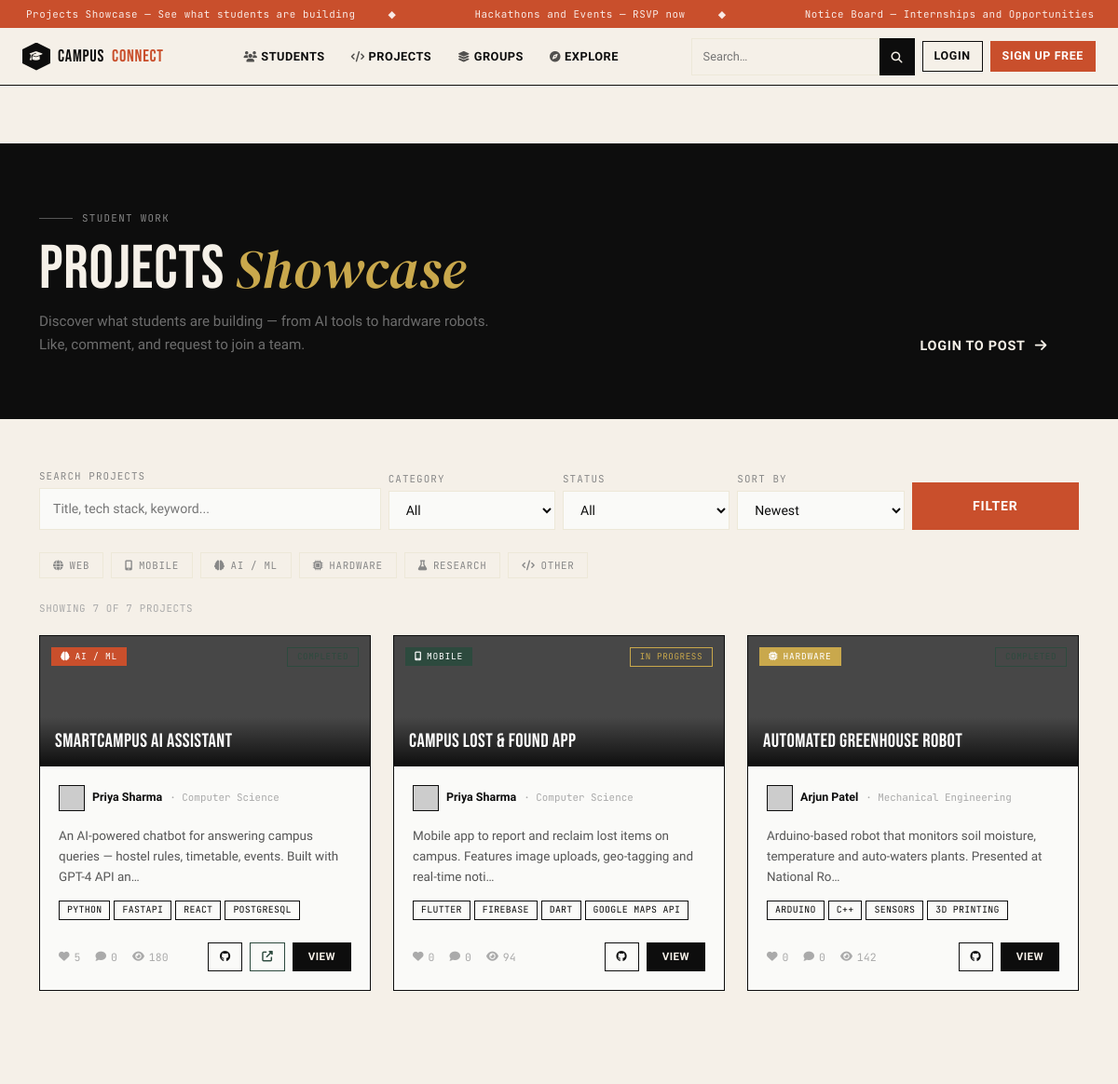
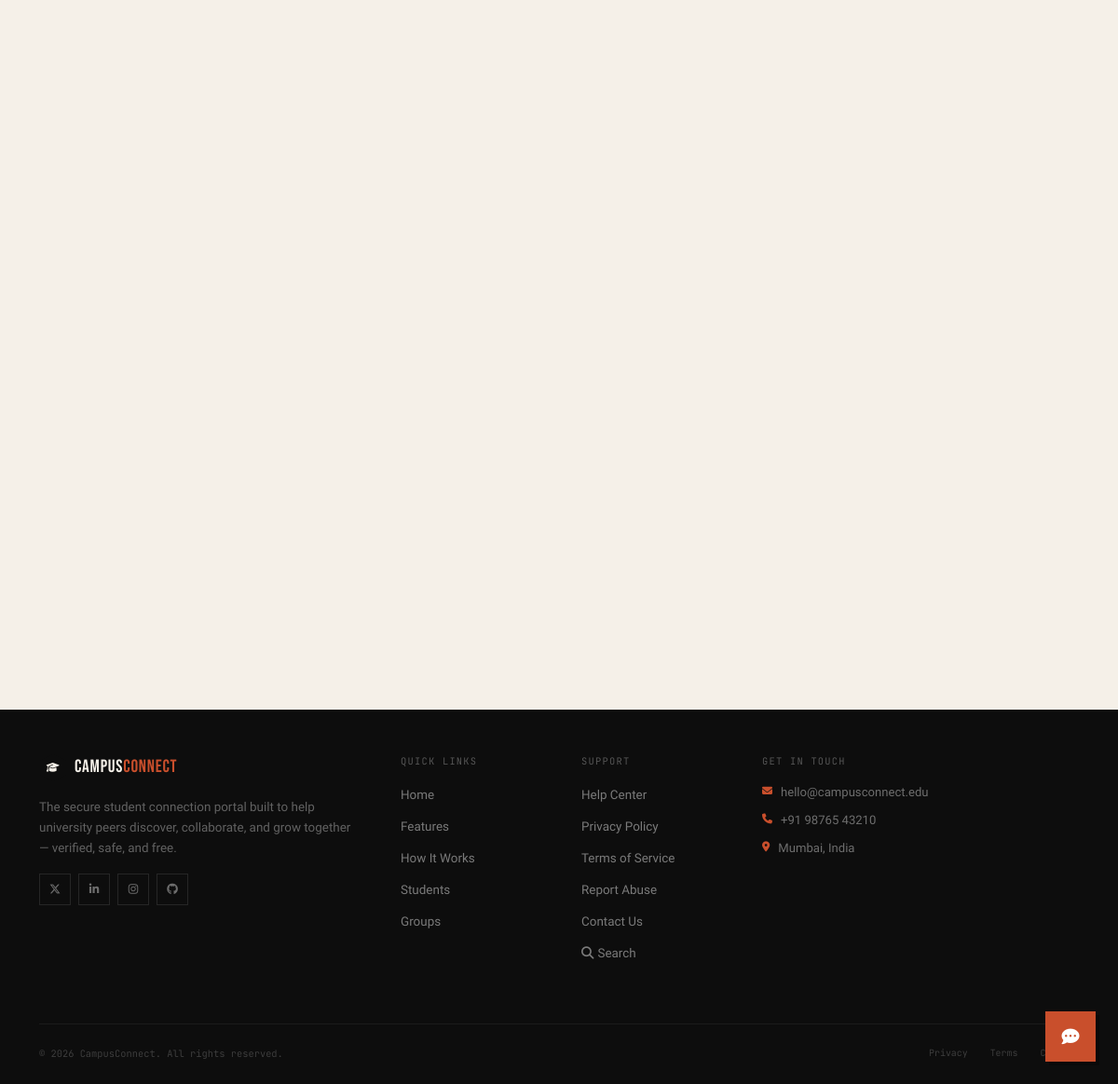
Screenshot of /pages/projects.php with the database file from the repository (2 pictures, top to bottom).
### tables this page shows
CREATE TABLE IF NOT EXISTS projects (
    id            INT AUTO_INCREMENT PRIMARY KEY,
    user_id       INT NOT NULL,
    title         VARCHAR(200)  NOT NULL,
    description   TEXT,
    tech_stack    VARCHAR(300),           
    github_url    VARCHAR(300),
    live_url      VARCHAR(300),
    demo_img      VARCHAR(255)  DEFAULT '',
    category      ENUM('web','mobile','ml','hardware','research','other') DEFAULT 'other',
    status        ENUM('in_progress','completed','looking_for_team') DEFAULT 'in_progress',
    team_size     TINYINT UNSIGNED DEFAULT 1,
    likes         INT UNSIGNED DEFAULT 0,
    views         INT UNSIGNED DEFAULT 0,
    created_at    TIMESTAMP DEFAULT CURRENT_TIMESTAMP,
    updated_at    TIMESTAMP DEFAULT CURRENT_TIMESTAMP ON UPDATE CURRENT_TIMESTAMP,
    FOREIGN KEY (user_id) REFERENCES users(id) ON DELETE CASCADE
);

CREATE TABLE IF NOT EXISTS users (
    id          INT AUTO_INCREMENT PRIMARY KEY,
    name        VARCHAR(100)        NOT NULL,
    email       VARCHAR(150)        NOT NULL UNIQUE,
    password    VARCHAR(255)        NOT NULL,
    department  VARCHAR(100),
    semester    TINYINT UNSIGNED,
    university  VARCHAR(150),
    skills      TEXT,                           
    bio         TEXT,
    avatar      VARCHAR(255)        DEFAULT 'default.jpg',
    is_verified TINYINT(1)          DEFAULT 0,
    is_online   TINYINT(1)          DEFAULT 0,
    created_at  TIMESTAMP           DEFAULT CURRENT_TIMESTAMP
);

### includes/config.php (called while the page is built, shortened)
<?php
function isLoggedIn(): bool {
    return isset($_SESSION['user_id']);
}
function e(string $s): string {
    return htmlspecialchars($s, ENT_QUOTES, 'UTF-8');
}

### pages/projects.php (the view, shortened to what this page needs)
<?php
require_once __DIR__ . '/../includes/config.php';
$db = getDB();
$cat    = $_GET['cat']    ?? 'all';
$status = $_GET['status'] ?? 'all';
$search = trim($_GET['q'] ?? '');
$sort   = $_GET['sort']   ?? 'newest';
$page   = max(1,(int)($_GET['page'] ?? 1));
$perPage = 9;
$offset  = ($page-1)*$perPage;
$where  = ['1=1'];
$params = [];
$whereSQL = implode(' AND ', $where);
$orderSQL = match($sort) {
    'popular' => 'p.likes DESC, p.views DESC',
    'views'   => 'p.views DESC',
    default   => 'p.created_at DESC'
};
$stCount = $db->prepare("SELECT COUNT(*) FROM projects p WHERE $whereSQL");
$stCount->execute($params);
$total = (int)$stCount->fetchColumn();
$stProj = $db->prepare(
    "SELECT p.*, u.name AS author_name, u.department AS author_dept,
            (SELECT COUNT(*) FROM project_likes pl WHERE pl.project_id=p.id) AS like_count,
            (SELECT COUNT(*) FROM project_comments pc WHERE pc.project_id=p.id) AS comment_count
     FROM projects p JOIN users u ON u.id=p.user_id
     WHERE $whereSQL ORDER BY $orderSQL LIMIT $perPage OFFSET $offset"
);
$stProj->execute($params);
$projects = $stProj->fetchAll();
$likedIds = [];
$catLabels   = ['all'=>'All','web'=>'Web','mobile'=>'Mobile','ml'=>'AI / ML','hardware'=>'Hardware','research'=>'Research','other'=>'Other'];
$statusLabels= ['all'=>'All','in_progress'=>'In Progress','completed'=>'Completed','looking_for_team'=>'Looking for Team'];
$catColors   = ['web'=>'var(--sky)','mobile'=>'var(--moss)','ml'=>'var(--rust)','hardware'=>'var(--gold)','research'=>'#7c3aed','other'=>'#888'];
$catIcons    = ['web'=>'fa-globe','mobile'=>'fa-mobile-screen','ml'=>'fa-brain','hardware'=>'fa-microchip','research'=>'fa-flask','other'=>'fa-code'];
include __DIR__ . '/../includes/header.php';
?>
<div style="margin-top:92px;background:var(--paper);min-height:100vh;">
  <div style="background:var(--ink);padding:64px 0 50px;">
    <div class="container">
      <div class="row align-items-end g-4">
        <div class="col-lg-7">
          <div class="cc-section-label white-lbl reveal">Student Work</div>
          <h1 class="cc-heading on-dark reveal d1">Projects <em>Showcase</em></h1>
          <p class="reveal d2" style="color:rgba(255,255,255,.4);max-width:500px;margin-top:12px;font-size:.95rem;line-height:1.65;">
            Discover what students are building — from AI tools to hardware robots. Like, comment, and request to join a team.
          </p>
        </div>
        <div class="col-lg-5 text-lg-end reveal d2">
          <?php if (isLoggedIn()): ?>
          <a href="add_project.php" class="cc-btn-lg-dark">
            <span>Post Your Project</span><i class="fas fa-plus"></i>
          </a>
          <?php else: ?>
          <a href="login.php" class="cc-btn-lg-dark">
            <span>Login to Post</span><i class="fas fa-arrow-right"></i>
          </a>
          <?php endif; ?>
        </div>
      </div>
    </div>
  </div>
  <div class="container py-5">
    <form method="GET" class="mb-4 reveal">
      <div class="row g-2 align-items-end">
        <div class="col-lg-4 col-md-5">
          <label class="cc-form-label">Search Projects</label>
          <input type="text" name="q" value="<?= e($search) ?>" class="cc-form-input" placeholder="Title, tech stack, keyword...">
        </div>
        <div class="col-lg-2 col-md-3">
          <label class="cc-form-label">Category</label>
          <select name="cat" class="cc-form-input">
            <?php foreach ($catLabels as $k=>$v): ?>
            <option value="<?= $k ?>" <?= $cat===$k?'selected':'' ?>><?= $v ?></option>
            <?php endforeach; ?>
          </select>
        </div>
        <div class="col-lg-2 col-md-2">
          <label class="cc-form-label">Status</label>
          <select name="status" class="cc-form-input">
            <?php foreach ($statusLabels as $k=>$v): ?>
            <option value="<?= $k ?>" <?= $status===$k?'selected':'' ?>><?= $v ?></option>
            <?php endforeach; ?>
          </select>
        </div>
        <div class="col-lg-2 col-md-2">
          <label class="cc-form-label">Sort By</label>
          <select name="sort" class="cc-form-input">
            <option value="newest"  <?= $sort==='newest'?'selected':'' ?>>Newest</option>
          </select>
        </div>
        <div class="col-lg-2 col-md-2 d-flex gap-2">
          <button type="submit" class="cc-form-submit flex-grow-1">Filter</button>
        </div>
      </div>
    </form>
    <div class="d-flex flex-wrap gap-2 mb-4 reveal">
      <?php foreach ($catLabels as $k => $v): if($k==='all')continue; ?>
      <a href="?cat=<?= $k ?>"
         style="padding:5px 14px;border:1.5px solid <?= $cat===$k ? $catColors[$k] : 'var(--cream)' ?>;
                background:<?= $cat===$k ? $catColors[$k] : 'transparent' ?>;
                color:<?= $cat===$k ? '#fff' : '#888' ?>;
                font-family:var(--font-mono);font-size:.68rem;text-transform:uppercase;letter-spacing:.06em;
                transition:all .2s;display:inline-flex;align-items:center;gap:6px;">
        <i class="fas <?= $catIcons[$k] ?>"></i><?= $v ?>
      </a>
      <?php endforeach; ?>
    </div>
    <div style="font-family:var(--font-mono);font-size:.68rem;color:#aaa;letter-spacing:.06em;text-transform:uppercase;margin-bottom:20px;">
      Showing <?= count($projects) ?> of <?= $total ?> projects
    </div>
    <?php if ($projects): ?>
    <div class="row g-4">
      <?php foreach ($projects as $i => $proj):
        $tech   = array_slice(explode(',',$proj['tech_stack']??''),0,4);
        $liked  = in_array($proj['id'],$likedIds);
        $clr    = $catColors[$proj['category']] ?? '#888';
        $icon   = $catIcons[$proj['category']]  ?? 'fa-code';
        $statusLabels2 = ['in_progress'=>'In Progress','completed'=>'Completed','looking_for_team'=>'Looking for Team'];
        $statusColors2 = ['in_progress'=>'var(--gold)','completed'=>'var(--moss)','looking_for_team'=>'var(--rust)'];
      ?>
      <div class="col-lg-4 col-md-6">
        <div class="reveal d<?= ($i%3)+1 ?>"
             style="border:1.5px solid var(--ink);background:var(--white);overflow:hidden;
                    transition:transform .3s var(--ease-bounce),box-shadow .3s;height:100%;display:flex;flex-direction:column;"
             onmouseover="this.style.transform='translateY(-6px)';this.style.boxShadow='5px 5px 0 var(--ink)'"
             onmouseout="this.style.transform='';this.style.boxShadow=''">
          <div style="height:140px;background:var(--ink);position:relative;overflow:hidden;flex-shrink:0;">
            <img src="https://picsum.photos/seed/proj<?= $proj['id'] ?>/600/280"
                 style="width:100%;height:100%;object-fit:cover;filter:brightness(.35) saturate(.4);" alt="">
            <div style="position:absolute;top:12px;left:12px;padding:3px 10px;background:<?= $clr ?>;
                        font-family:var(--font-mono);font-size:.6rem;color:#fff;text-transform:uppercase;letter-spacing:.08em;display:flex;align-items:center;gap:5px;">
              <i class="fas <?= $icon ?>"></i><?= e($catLabels[$proj['category']] ?? '') ?>
            </div>
            <div style="position:absolute;top:12px;right:12px;padding:3px 10px;
                        border:1px solid <?= $statusColors2[$proj['status']] ?? '#aaa' ?>;
                        color:<?= $statusColors2[$proj['status']] ?? '#aaa' ?>;
                        font-family:var(--font-mono);font-size:.58rem;text-transform:uppercase;letter-spacing:.06em;">
              <?= e($statusLabels2[$proj['status']] ?? '') ?>
            </div>
            <div style="position:absolute;bottom:0;left:0;right:0;padding:16px;
                        background:linear-gradient(transparent,rgba(0,0,0,.8));">
              <div style="font-family:var(--font-display);font-size:1.3rem;color:#fff;line-height:1;letter-spacing:.02em;">
                <?= e($proj['title']) ?>
              </div>
            </div>
          </div>
          <div style="padding:20px;flex:1;display:flex;flex-direction:column;">
            <div class="d-flex align-items-center gap-2 mb-3">
              <img src="https://picsum.photos/seed/<?= e($proj['author_name']) ?>/60/60"
                   style="width:28px;height:28px;border:1.5px solid var(--ink);object-fit:cover;" alt="">
              <a href="view_student.php?id=<?= $proj['user_id'] ?>"
                 style="font-size:.78rem;font-weight:600;color:var(--ink);"><?= e($proj['author_name']) ?></a>
              <span style="font-size:.68rem;color:#aaa;font-family:var(--font-mono);">· <?= e($proj['author_dept']) ?></span>
            </div>
            <p style="font-size:.84rem;line-height:1.65;color:#555;flex:1;margin-bottom:14px;">
              <?= e(mb_strimwidth($proj['description']??'',0,110,'…')) ?>
            </p>
            <div class="d-flex flex-wrap gap-1 mb-4">
              <?php foreach ($tech as $t): ?>
              <span style="padding:2px 8px;font-size:.62rem;font-family:var(--font-mono);
                           border:1px solid var(--ink);text-transform:uppercase;letter-spacing:.03em;">
                <?= e(trim($t)) ?>
              </span>
              <?php endforeach; ?>
            </div>
            <div class="d-flex align-items-center justify-content-between">
              <div class="d-flex gap-3 align-items-center">
                <?php if (isLoggedIn()): ?>
                <form method="POST" action="like_project.php" style="margin:0;">
                  <input type="hidden" name="project_id" value="<?= $proj['id'] ?>">
                  <input type="hidden" name="csrf" value="<?= e($_SESSION['csrf']) ?>">
                  <input type="hidden" name="redirect" value="<?= urlencode($_SERVER['REQUEST_URI']) ?>">
                  <button type="submit"
                          style="background:none;border:none;cursor:pointer;display:flex;align-items:center;gap:5px;
                                 font-family:var(--font-mono);font-size:.72rem;
                                 color:<?= $liked ? 'var(--rust)' : '#aaa' ?>;padding:0;transition:color .2s;"
                          title="<?= $liked ? 'Unlike' : 'Like' ?>">
                    <i class="fas fa-heart" style="font-size:14px;"></i><?= (int)$proj['like_count'] ?>
                  </button>
                </form>
                <?php else: ?>
                <span style="display:flex;align-items:center;gap:5px;font-family:var(--font-mono);font-size:.72rem;color:#aaa;">
                  <i class="fas fa-heart"></i><?= (int)$proj['like_count'] ?>
                </span>
                <?php endif; ?>
                <span style="display:flex;align-items:center;gap:5px;font-family:var(--font-mono);font-size:.72rem;color:#aaa;">
                  <i class="fas fa-comment"></i><?= (int)$proj['comment_count'] ?>
                </span>
                <span style="display:flex;align-items:center;gap:5px;font-family:var(--font-mono);font-size:.72rem;color:#aaa;">
                  <i class="fas fa-eye"></i><?= (int)$proj['views'] ?>
                </span>
              </div>
              <div class="d-flex gap-2">
                <?php if ($proj['github_url']): ?>
                <a href="<?= e($proj['github_url']) ?>" target="_blank" rel="noopener"
                   style="padding:6px 12px;border:1.5px solid var(--ink);font-size:.72rem;color:var(--ink);
                          display:flex;align-items:center;gap:5px;transition:all .2s;"
                   onmouseover="this.style.background='var(--ink)';this.style.color='var(--paper)'"
                   onmouseout="this.style.background='';this.style.color='var(--ink)'">
                  <i class="fab fa-github"></i>
                </a>
                <?php endif; ?>
                <?php if ($proj['live_url']): ?>
                <a href="<?= e($proj['live_url']) ?>" target="_blank" rel="noopener"
                   style="padding:6px 12px;border:1.5px solid var(--moss);font-size:.72rem;color:var(--moss);
                          display:flex;align-items:center;gap:5px;transition:all .2s;"
                   onmouseover="this.style.background='var(--moss)';this.style.color='#fff'"
                   onmouseout="this.style.background='';this.style.color='var(--moss)'">
                  <i class="fas fa-external-link-alt"></i>
                </a>
                <?php endif; ?>
                <a href="view_project.php?id=<?= $proj['id'] ?>"
                   style="padding:6px 16px;background:var(--ink);border:1.5px solid var(--ink);font-size:.72rem;
                          color:var(--paper);font-family:var(--font-body);font-weight:600;text-transform:uppercase;
                          letter-spacing:.04em;transition:all .2s;"
                   onmouseover="this.style.background='var(--rust)';this.style.borderColor='var(--rust)'"
                   onmouseout="this.style.background='var(--ink)';this.style.borderColor='var(--ink)'">
                  View
                </a>
              </div>
            </div>
          </div>
        </div>
      </div>
      <?php endforeach; ?>
    </div>
    <?php endif; ?>
  </div>
</div>
<?php include __DIR__ . '/../includes/footer.php'; ?>

### rows the page displays
projects: category "AI / ML", title "SmartCampus AI Assistant", user.name "Priya Sharma", user.department "Computer Science", description "An AI-powered chatbot for answering campus queries — hostel rules, timetable, events. Built with GPT-4 API an…", tech_stack "PYTHON", tech_stack "FASTAPI", tech_stack "REACT", tech_stack "POSTGRESQL", like_count "5", comment_count "0", views "180"
projects: category "MOBILE", status "IN PROGRESS", title "Campus Lost & Found App", user.name "Priya Sharma", user.department "Computer Science", description "Mobile app to report and reclaim lost items on campus. Features image uploads, geo-tagging and real-time noti…", tech_stack "FLUTTER", tech_stack "FIREBASE", tech_stack "DART", tech_stack "GOOGLE MAPS API", like_count "0", comment_count "0", views "94"
projects: category "HARDWARE", title "Automated Greenhouse Robot", user.name "Arjun Patel", user.department "Mechanical Engineering", description "Arduino-based robot that monitors soil moisture, temperature and auto-waters plants. Presented at National Ro…", tech_stack "ARDUINO", tech_stack "C++", tech_stack "SENSORS", tech_stack "3D PRINTING", like_count "0", comment_count "0", views "142"

### other values shown
$t "Projects Showcase — See what students are building"
$t "Hackathons and Events — RSVP now"
$t "Notice Board — Internships and Opportunities"
$v "WEB"
$v "MOBILE"
$v "AI / ML"
$v "HARDWARE"
$v "RESEARCH"
$v "OTHER"
count($projects) "7"
$total "7"
form field cat "All"
form field status "All"
